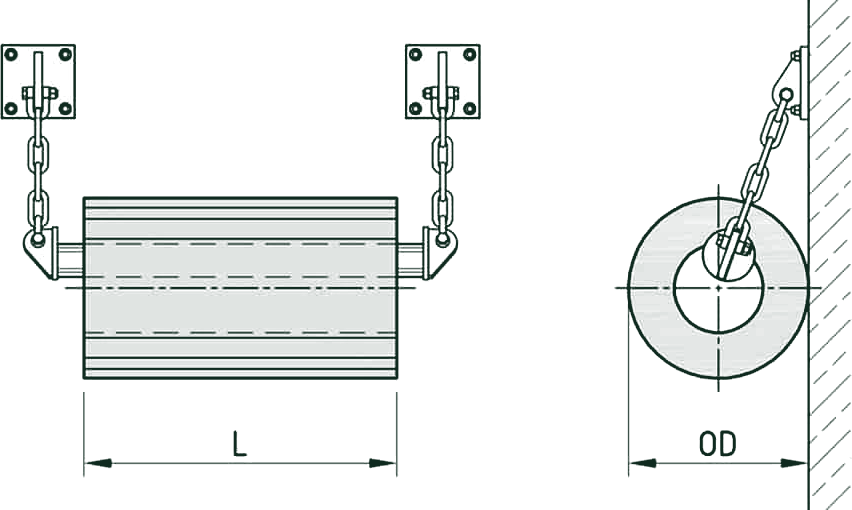
#> input picture assets/engineering/shibata/cylindrical-drawing.webp, 852 x 510 px
$ python match_join.py ../../assets/engineering/shibata/cylindrical-drawing.webp ../../assets/engineering/shibata/fe-element-drawing.webp ../../assets/engineering/shibata/fe-element-drawing.webp 1.0 1.0 1.0
#> lines starting #> are read from the running program, lines starting #| are printed output that depends on the picture
# Make a branch clip start exactly on the intro's last frame: for the first frames, scale/shift and colour-match the
# branch to the intro end frame and ease that correction out; crossfade from the intro frame over the first few frames.
# Usage: venv/bin/python match_join.py <intro_last.jpg> <branch.mp4> <out.mp4> <scale> <dx> <dy>   (dx, dy in 1920px)
import sys, os, subprocess, tempfile, glob
import numpy as np
from PIL import Image
last, src, out = sys.argv[1], sys.argv[2], sys.argv[3]
S0, DX0, DY0 = float(sys.argv[4]), float(sys.argv[5]), float(sys.argv[6])
EASE_N, FADE_N, COL_N = 30, 10, 48
A = Image.open(last).convert('RGB'); W, H = A.size; Aa = np.asarray(A, np.float32)
#> after `A = Image.open(last).convert('RGB')`:
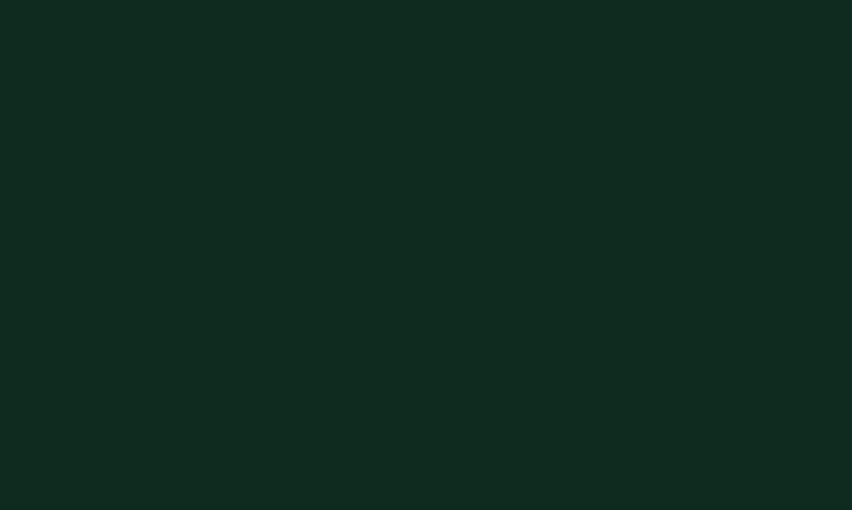
#> A: PIL image 852x510 RGB; mean R, G, B 15, 42, 31
#> after `W, H = A.size`: W = 852; H = 510
#> after `Aa = np.asarray(A, np.float32)`:
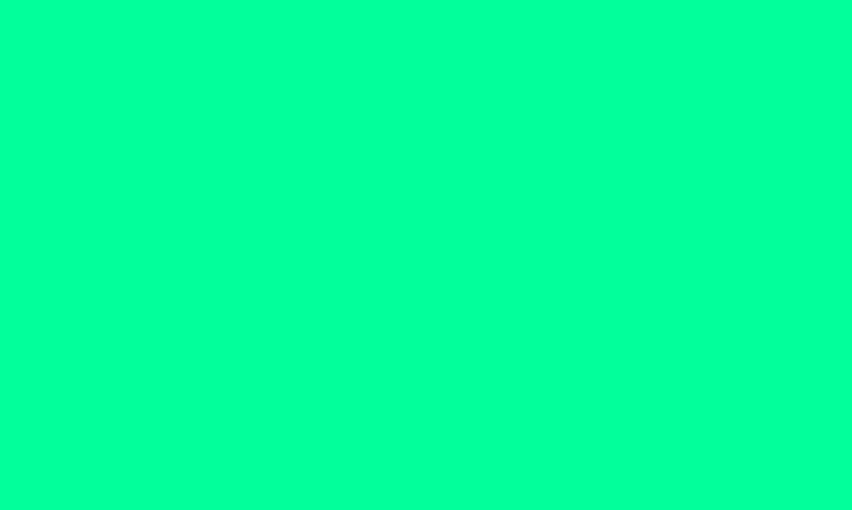
#> Aa: shape (510, 852, 3) float32; mean R, G, B 15, 42, 31; drawn with min black and max white
with tempfile.TemporaryDirectory() as tmp:
    subprocess.run(['ffmpeg', '-y', '-loglevel', 'error', '-i', src, '-q:v', '1', os.path.join(tmp, 'f%04d.png')], check=True)
#> (this line was passed over: subprocess is not available in this run)
    files = sorted(glob.glob(os.path.join(tmp, 'f*.png')))
    first = None
    for i, f in enumerate(files):
        im = Image.open(f).convert('RGB').resize((W, H), Image.LANCZOS)
        t = min(1.0, i / EASE_N); e = t * t * (3 - 2 * t)              # 0 at the join, 1 when the correction is gone
        s = S0 + (1 - S0) * e; dx = DX0 * (1 - e); dy = DY0 * (1 - e)
        if abs(s - 1) > 1e-4 or abs(dx) > .1 or abs(dy) > .1:
            sw, sh = W * s, H * s
            x0 = (sw - W) / 2 - dx; y0 = (sh - H) / 2 - dy
            im = im.resize((round(sw), round(sh)), Image.LANCZOS).crop((round(x0), round(y0), round(x0) + W, round(y0) + H))
        arr = np.asarray(im, np.float32)
        if first is None:   # colour correction measured on the aligned first frame
            gain = Aa.reshape(-1, 3).mean(0) / np.maximum(1, arr.reshape(-1, 3).mean(0)); first = True
        c = 1 - min(1.0, i / COL_N); c = c * c * (3 - 2 * c)
        arr = arr * (1 + (gain - 1) * c)
        if i < FADE_N:
            k = i / FADE_N; k = k * k * (3 - 2 * k)
            arr = Aa * (1 - k) + arr * k
        Image.fromarray(arr.clip(0, 255).astype(np.uint8)).save(f)
    subprocess.run(['ffmpeg', '-y', '-loglevel', 'error', '-framerate', '24', '-i', os.path.join(tmp, 'f%04d.png'), '-c:v', 'libx264', '-preset', 'slow', '-crf', '18', '-pix_fmt', 'yuv420p', '-movflags', '+faststart', out], check=True)
#> (this line was passed over: subprocess is not available in this run)
print('done', out, len(files), 'frames')

$ run again, on assets/engineering/shibata/fe-element-p0.webp
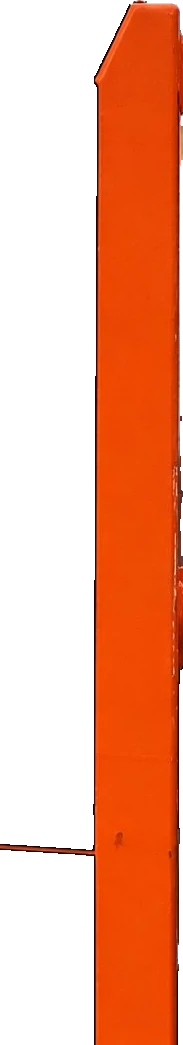
#> input picture assets/engineering/shibata/fe-element-p0.webp, 183 x 1045 px
#> `A = Image.open(last).convert('RGB')`:
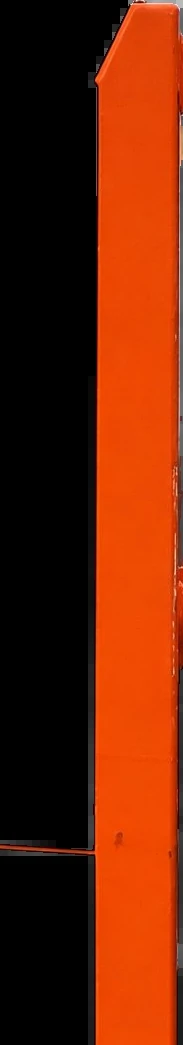
#> A: PIL image 183x1045 RGB; mean R, G, B 106.2, 34.2, 5

$ run again, on assets/engineering/shibata/fe-element-p1.webp
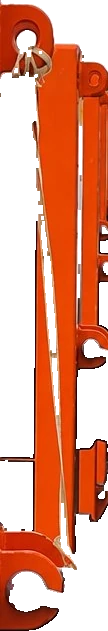
#> input picture assets/engineering/shibata/fe-element-p1.webp, 108 x 631 px
#> `A = Image.open(last).convert('RGB')`:
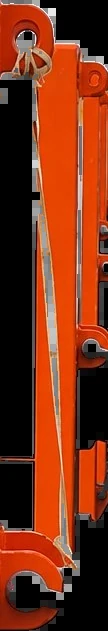
#> A: PIL image 108x631 RGB; mean R, G, B 121.1, 48.4, 22
